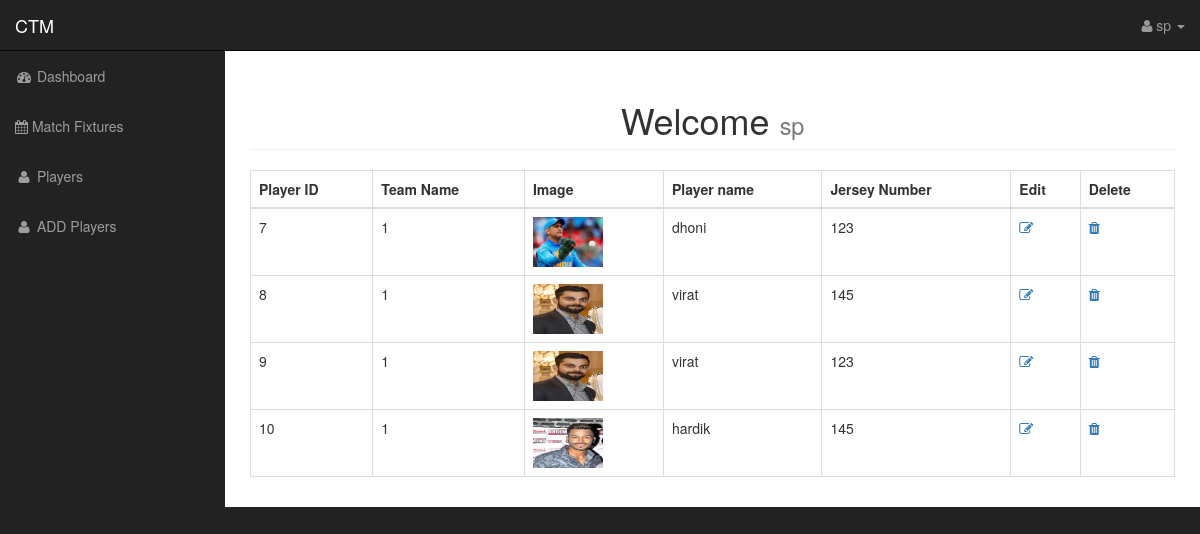
Screenshot of /admin/players.php (signed in) with the database file from the repository.
### tables this page shows
CREATE TABLE `team_players` (
  `player_id` int(11) NOT NULL,
  `player_name` varchar(100) DEFAULT NULL,
  `team_id` int(11) DEFAULT NULL,
  `player_img` text DEFAULT NULL,
  `jersey_num` int(11) DEFAULT NULL
);

### admin/players.php (the view, shortened to what this page needs)
<?php include "includes/header.php" ?>
<body>
    <div id="wrapper">
        <?php include "includes/navigation.php"?>
        <div id="page-wrapper">
            <div class="container-fluid">
                <div class="row">
                    <div class="col-lg-12">
                        <h1 class="text-center page-header">
                            Welcome
                            <small><?php echo $_SESSION['username'];?></small>
                        </h1>
                        <form action="players.php" method="POST" enctype="multipart/form-data">
                            <table class="table table-bordered table hover">
                                <thead>
                                    <tr>
                                        <th>Player ID</th>
                                        <th>Team Name</th>
                                        <th>Image</th>
                                        <th>Player name</th>
                                        <th>Jersey Number</th>
                                        <th>Edit</th>
                                        <th>Delete</th>
                                    </tr>
                                </thead>
                                <tbody>
                                    <?php
                                    $query = "SELECT * FROM team_players";
                                    $select_players = mysqli_query($conn, $query);
                                    while($row = mysqli_fetch_assoc($select_players)){
                                        $player_id = $row['player_id'];
                                        $team_id = $row['team_id'];
                                        $player_image = $row['player_img'];
                                        $player_name = $row['player_name'];
                                        $jersey_num = $row['jersey_num'];
                                echo "<tr>";
                                    echo "<td>$player_id</td>";
                                    echo "<td>$team_id</td>";
                                    echo "<td><img style='width: 70px; height:50px' src='../image/$player_image' alt='no image' class='img-responsive' style=''></td>";
                                    echo "<td>$player_name</td>";
                                    echo "<td>$jersey_num</td>";
                                    echo "<td><a href='edit_player.php?edit_player={$player_id}'><i class='fa fa-pencil-square-o' aria-hidden='true'></i></a></td>";
                                    echo "<td><a onClick=\"Javascript:return confirm('Please confirm deletion');\" href='players.php?delete_player={$player_id}'><i class='fa fa-trash'></i></a></td>";
                                echo "<tr>";
                                    }
                                ?>
                                </tbody>
                            </table>
                        </form>
                    </div>
                </div>
            </div>
        </div>
    </div>
</body>
</html>

### admin/css/sb-admin.css (style rules this page uses)
body { margin-top: 100px; background-color: #222; }
@media (min-width:768px) { body { margin-top: 50px; } }
#wrapper { padding-left: 0; }
#page-wrapper { width: 100%; padding: 0; background-color: #fff; }
@media (min-width:768px) { #wrapper { padding-left: 225px; } }
@media (min-width:768px) { #page-wrapper { padding: 10px; } }

### rows the page displays
team_players: player_id "7", team "1", player_img (picture), player_name "dhoni", jersey_num "123"
team_players: player_id "8", team "1", player_img (picture), player_name "virat", jersey_num "145"
team_players: player_id "9", team "1", player_img (picture), player_name "virat", jersey_num "123"
team_players: player_id "10", team "1", player_img (picture), player_name "hardik", jersey_num "145"

### other values shown
$_SESSION['username'] "sp"
